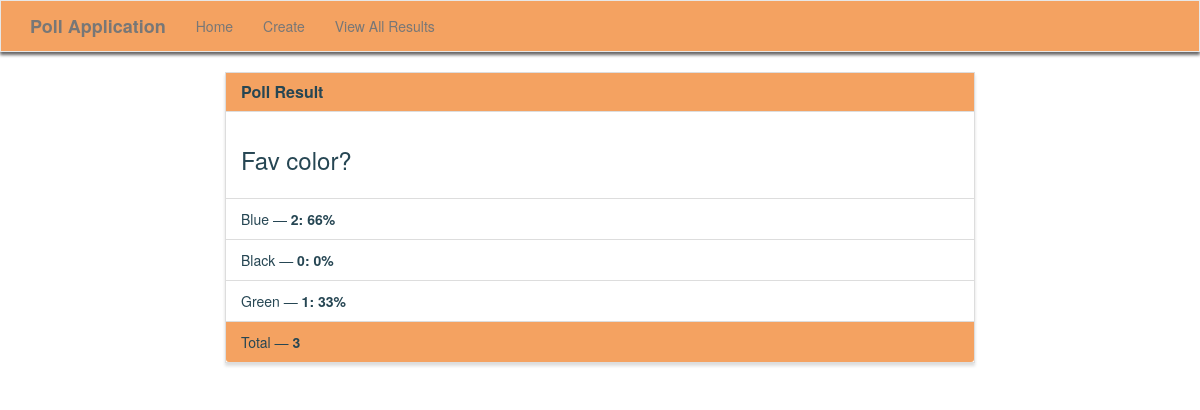
/results/3/, run on the app's committed database.
### poll/models.py (models this page shows)
class Poll(models.Model):
    question = models.TextField()
    option_one = models.CharField(max_length=30)
    option_two = models.CharField(max_length=30)
    option_three = models.CharField(max_length=30)
    option_one_count = models.IntegerField(default=0)
    option_two_count = models.IntegerField(default=0)
    option_three_count = models.IntegerField(default=0)
    def total(self):
        return self.option_one_count + self.option_two_count + self.option_three_count
    def option_one_perc(self):
        if self.option_one_count == 0:
            return 0
        else:
            return int((self.option_one_count / self.total()) * 100)
    def option_two_perc(self):
        if self.option_two_count == 0:
            return 0
        else:
            return int((self.option_two_count / self.total()) * 100)
    def option_three_perc(self):
        if self.option_three_count == 0:
            return 0
        else:
            return int((self.option_three_count / self.total()) * 100)

### poll/views.py (the view)
# urls.py: path('results/<poll_id>/', poll_views.results, name='results'),
def results(request, poll_id):
    poll = Poll.objects.get(pk=poll_id)
    context = {
        'poll' : poll
    }
    return render(request, 'poll/results.html', context)

### poll/templates/poll/results.html (shortened to what this page needs)
{% extends "poll/base.html" %}
{% block main %}
<div class="row">
    <div class="col-lg-8 col-lg-offset-2">
        <div class="panel panel-default">
            <div class="panel-heading">
                <h3 class="panel-title">Poll Result</h3>
            </div>
            <div class="panel-body">
                <h3>{{ poll.question }}</h3>
            </div>
            <ul class="list-group">
                <li class="list-group-item">{{ poll.option_one }} &mdash; <strong>{{ poll.option_one_count}}:  {{ poll.option_one_perc }}%</strong></li>
                <li class="list-group-item">{{ poll.option_two }} &mdash; <strong>{{ poll.option_two_count}}:  {{ poll.option_two_perc }}%</strong></li>
                <li class="list-group-item">{{ poll.option_three }} &mdash; <strong>{{ poll.option_three_count}}:  {{poll.option_three_perc}}%</strong></li>
            </ul>
            <div class="panel-footer">
                Total &mdash; <strong>{{ poll.total }}</strong>
            </div>
        </div>
    </div>
</div>
{% endblock %}

### poll/static/style.css (style rules this page uses)
.navbar-default, .btn, .form-control, .panel { color: #264653; border-radius: 0; }
.panel-default > .panel-heading { color: #264653; background-color: #F4A261; border-top-left-radius: 0; border-top-right-radius: 0; }
.panel-footer { color: #264653; background-color: #F4A261; }
.panel { color: #264653; box-shadow: 0px 3px 3px 0px #ddd; }
a.navbar-brand, .panel-title { color: #264653; font-weight: bolder; }

### data on the page
Poll: question "Fav color?", option_one "Blue", option_one_count "2", option_one_perc "66", option_two "Black", option_two_count "0", option_two_perc "0", option_three "Green", option_three_count "1", option_three_perc "33", total "3"
